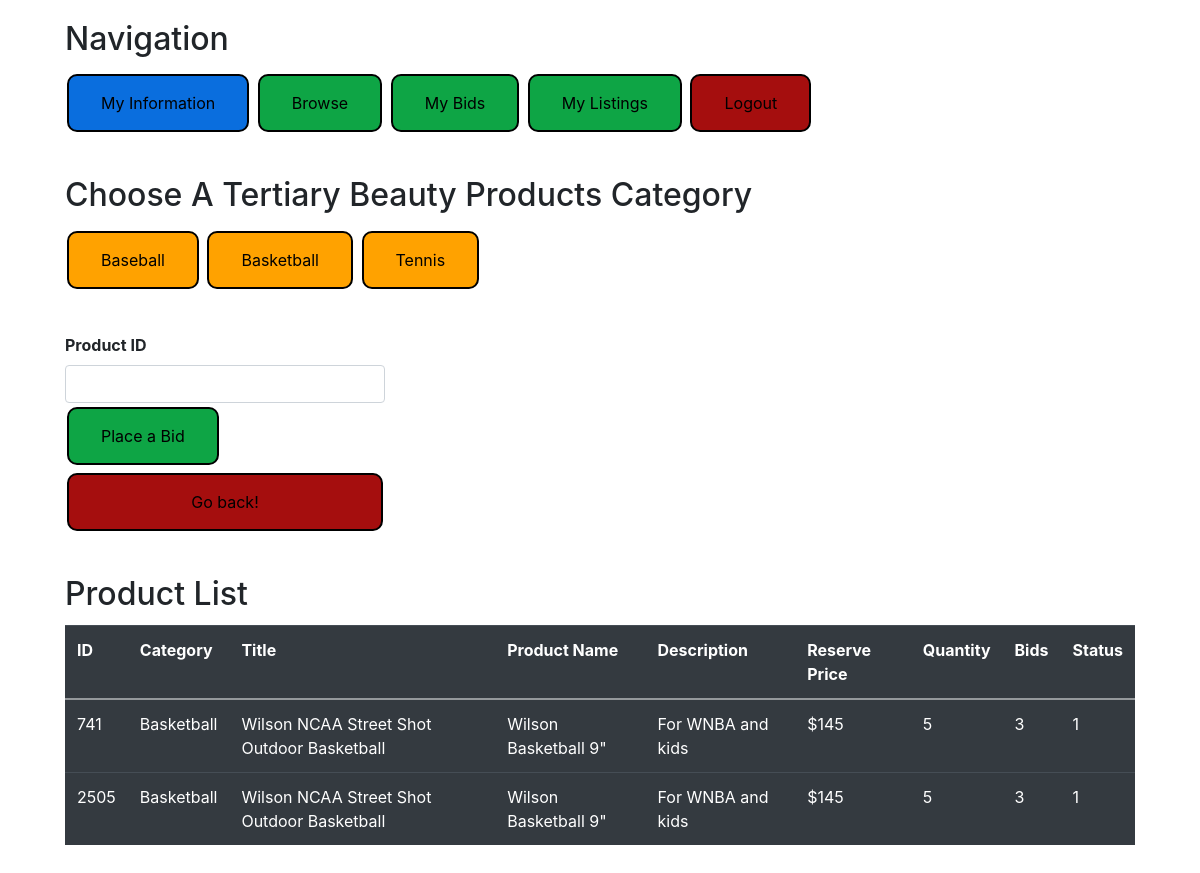
The app's page /sports, older data.
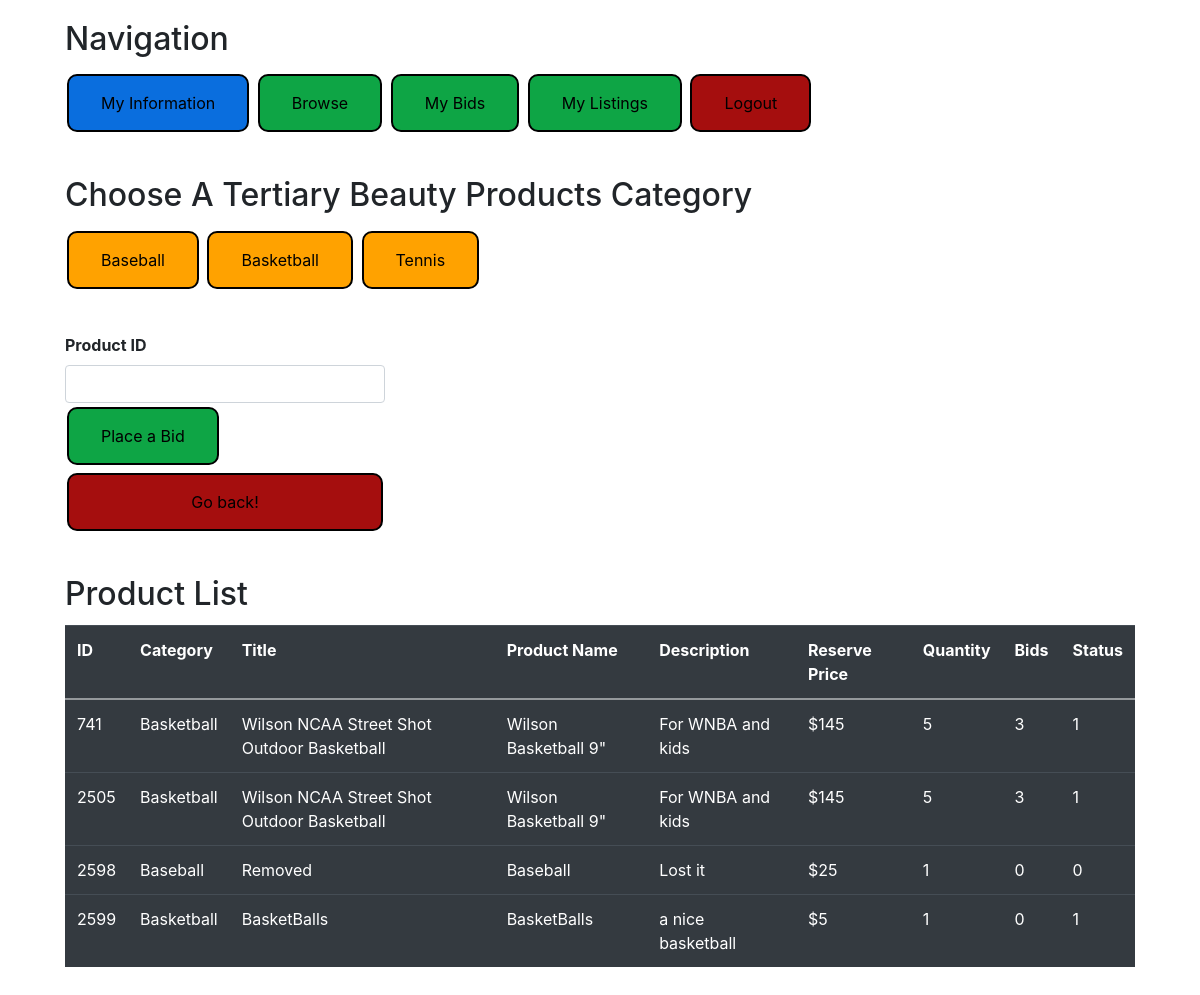
The same page, newer data.
### tables this page shows
CREATE TABLE Auction_Listings_new
(
    Seller_Email        TEXT,
    Listing_ID          INTEGER,
    Category            TEXT,
    Auction_Title       TEXT,
    Product_Name        TEXT,
    Product_Description TEXT,
    Quantity            INTEGER,
    Reserve_Price       TEXT,
    Max_bids            INTEGER,
    Status              INTEGER
);

### lionauction.py (the view)
@app.route('/sports', methods=['POST', 'GET'])
def sports():
    connection = sql.connect('user.sqlite')
    cursor = connection.execute('SELECT * FROM Auction_Listings_new '
                                'WHERE Category = ? OR Category = ? OR Category = ? AND Status == 1 ORDER BY Reserve_Price ASC;',
                                ("Baseball", "Basketball", "Tennis"))
    result = cursor.fetchall()
    return render_template('sports.html', result=result)

### templates/sports.html (shortened to what this page needs)
<!DOCTYPE html>
<html lang="en" dir="ltr">
<head>
    <link rel="stylesheet" href="https://stackpath.bootstrapcdn.com/bootstrap/4.4.1/css/bootstrap.min.css"
>
</head>
<body>
<div class="container-sm">
    <div class="card-body">
        <h2 class="card-title">Navigation</h2>
        <a class="button button2" href="/myinformation" role="button">My Information</a>
        <a class="button button4" href="/browse" role="button">Browse</a>
        <a class="button button4" href="/my_bids" role="button">My Bids</a>
        <a class="button button4" href="/my_listings" role="button">My Listings</a>
        <a class="button button3" href="/" role="button">Logout</a>
    </div>
</div>
    <div class="container-sm">
        <div class="card-body">
            <h2 class="card-title">Choose A Tertiary Beauty Products Category</h2>
            <form id = 'formset' action="/filter_output" method="POST">
                <button class="button button5" type="submit" role="button" name="category" value = "Baseball">Baseball</button>
                <button class="button button5" type="submit" role="button" name="category" value = "Basketball">Basketball</button>
                <button class="button button5" type="submit" role="button" name="category" value = "Tennis">Tennis</button>
            </form>
        </div>
<div class="card-body" style = "display: inline-block;">
            <label for="ProductID"><b>Product ID</b></label>
            <form id = 'formset' action="/place_bid" method="POST">
                <input type="text" name="id" required class="form-control">
                <button class="button button4" type="submit" role="button" name="bid" value = "bid">Place a Bid</button>
            </form>
            <input class="button button3" value="Go back!" onclick="history.back()">
        </div>
</div>
<div class="container-sm">
    <div class="card-body">
        <h2 class="card-title">Product List</h2>
        <table class="table table-dark clickable-row">
            <tr>
                <th scope="col"> ID</th>
                <th scope="col"> Category</th>
                <th scope="col"> Title</th>
                <th scope="col"> Product Name</th>
                <th scope="col"> Description</th>
                <th scope="col"> Reserve Price</th>
                <th scope="col"> Quantity</th>
                <th scope="col"> Bids</th>
                <th scope="col"> Status</th>
            </tr>
            <tbody>
            {% for email, id, category, title, product_name, description, quantity, price, bids, status in result %}
                <tr>
                    <td> {{ id }} </td>
                    <td> {{ category }} </td>
                    <td> {{ title }} </td>
                    <td> {{ product_name }} </td>
                    <td> {{ description }} </td>
                    <td> {{ price }} </td>
                    <td> {{ quantity }} </td>
                    <td> {{ bids }} </td>
                    <td> {{ status }} </td>
                </tr>
            {% endfor %}
            </tbody>
        </table>
    </div>
</div>
</body>
</html>

Row changes from the older to the newer data that the page shows:
added Auction_Listings_new: Listing_ID "2598", Category "Baseball", Auction_Title "Removed", Product_Name "Baseball", Product_Description "Lost it", Reserve_Price "$25", Quantity "1", Max_bids "0", Status "0"
added Auction_Listings_new: Listing_ID "2599", Category "Basketball", Auction_Title "BasketBalls", Product_Name "BasketBalls", Product_Description "a nice basketball", Reserve_Price "$5", Quantity "1", Max_bids "0", Status "1"
